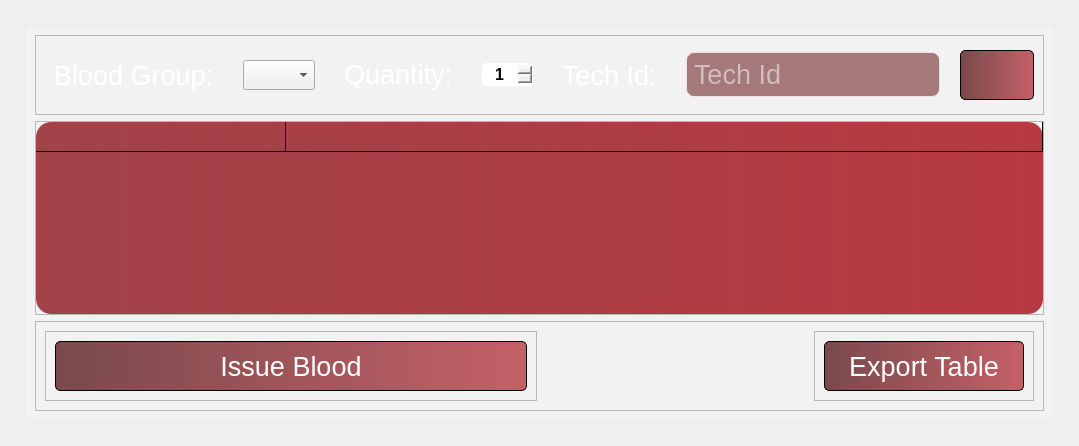
      <widget class="QWidget" name="Inventory">
       <attribute name="title">
        <string>Inventory</string>
       </attribute>
       <layout class="QVBoxLayout" name="verticalLayout_2">
        <property name="spacing">
         <number>6</number>
        </property>
        <property name="leftMargin">
         <number>25</number>
        </property>
        <property name="topMargin">
         <number>25</number>
        </property>
        <property name="rightMargin">
         <number>25</number>
        </property>
        <property name="bottomMargin">
         <number>25</number>
        </property>
        <item>
         <widget class="QFrame" name="frame_3">
          <property name="styleSheet">
           <string notr="true">*{border-image:none;
background-color: rgba(255, 255, 255, 50);}
</string>
          </property>
          <property name="frameShape">
           <enum>QFrame::StyledPanel</enum>
          </property>
          <property name="frameShadow">
           <enum>QFrame::Raised</enum>
          </property>
          <layout class="QVBoxLayout" name="verticalLayout_6">
           <item alignment="Qt::AlignTop">
            <widget class="QFrame" name="frame_6">
             <property name="minimumSize">
              <size>
               <width>0</width>
               <height>80</height>
              </size>
             </property>
             <property name="styleSheet">
              <string notr="true">background-color: none</string>
             </property>
             <property name="frameShape">
              <enum>QFrame::StyledPanel</enum>
             </property>
             <property name="frameShadow">
              <enum>QFrame::Raised</enum>
             </property>
             <layout class="QHBoxLayout" name="horizontalLayout_2">
              <property name="spacing">
               <number>20</number>
              </property>
              <item>
               <widget class="QLabel" name="label_2">
                <property name="font">
                 <font>
                  <family>MS Shell Dlg 2</family>
                  <pointsize>20</pointsize>
                  <weight>50</weight>
                  <italic>false</italic>
                  <bold>false</bold>
                 </font>
                </property>
                <property name="styleSheet">
                 <string notr="true">color: rgb(255, 255, 255);
padding: 2px;
</string>
                </property>
                <property name="text">
                 <string>Blood Group:</string>
                </property>
               </widget>
              </item>
              <item>
               <widget class="QComboBox" name="blood_group_filter">
                <property name="minimumSize">
                 <size>
                  <width>60</width>
                  <height>30</height>
                 </size>
                </property>
               </widget>
              </item>
              <item alignment="Qt::AlignVCenter">
               <widget class="QLabel" name="label_3">
                <property name="font">
                 <font>
                  <family>MS Shell Dlg 2</family>
                  <pointsize>20</pointsize>
                  <weight>50</weight>
                  <italic>false</italic>
                  <bold>false</bold>
                 </font>
                </property>
                <property name="styleSheet">
                 <string notr="true">color: rgb(255, 255, 255);
padding: 2px;
</string>
                </property>
                <property name="text">
                 <string>Quantity:</string>
                </property>
               </widget>
              </item>
              <item>
               <widget class="QSpinBox" name="quantity_spin_box">
                <property name="font">
                 <font>
                  <pointsize>12</pointsize>
                  <weight>75</weight>
                  <bold>true</bold>
                 </font>
                </property>
                <property name="styleSheet">
                 <string notr="true">border-radius: 4px;
padding:1px</string>
                </property>
                <property name="alignment">
                 <set>Qt::AlignCenter</set>
                </property>
                <property name="minimum">
                 <number>1</number>
                </property>
                <property name="maximum">
                 <number>500</number>
                </property>
               </widget>
              </item>
              <item>
               <widget class="QLabel" name="label_4">
                <property name="font">
                 <font>
                  <family>MS Shell Dlg 2</family>
                  <pointsize>20</pointsize>
                  <weight>50</weight>
                  <italic>false</italic>
                  <bold>false</bold>
                 </font>
                </property>
                <property name="styleSheet">
                 <string notr="true">color: rgb(255, 255, 255);
padding: 2px;
</string>
                </property>
                <property name="text">
                 <string>Tech Id:</string>
                </property>
               </widget>
              </item>
              <item>
               <widget class="QLineEdit" name="staff_id_line_edit">
                <property name="font">
                 <font>
                  <pointsize>20</pointsize>
                 </font>
                </property>
                <property name="styleSheet">
                 <string notr="true">color: rgb(255, 255, 255);
padding: 5px;
background-color: rgba(110, 34, 38, 150);
border: 1px solid rgba(255, 255, 255, 150);
border-radius: 8px;</string>
                </property>
                <property name="text">
                 <string/>
                </property>
                <property name="maxLength">
                 <number>9</number>
                </property>
                <property name="frame">
                 <bool>true</bool>
                </property>
                <property name="echoMode">
                 <enum>QLineEdit::Normal</enum>
                </property>
                <property name="placeholderText">
                 <string>Tech Id</string>
                </property>
               </widget>
              </item>
              <item alignment="Qt::AlignRight">
               <widget class="QPushButton" name="refresh_inventory_button">
                <property name="minimumSize">
                 <size>
                  <width>50</width>
                  <height>50</height>
                 </size>
                </property>
                <property name="font">
                 <font>
                  <pointsize>20</pointsize>
                 </font>
                </property>
                <property name="styleSheet">
                 <string notr="true">*{
	background-color: qlineargradient(spread:pad, x1:0, y1:0, x2:1, y2:0, stop:0 rgba(89, 27, 31, 200), stop:1 rgba(184, 57, 65, 200));
    border: 1px solid black;
	color: rgb(255, 255, 255);
	border-radius: 5px
}

*:hover{
background-color: qlineargradient(spread:pad, x1:0, y1:0, x2:1, y2:0, stop:0 rgba(200, 60, 69, 200), stop:1 rgba(184, 57, 65, 200));
    border: 1px solid black;
	color: rgb(255, 255, 255);
	border-radius: 5px
}

*:pressed{
	
	background-color: qlineargradient(spread:pad, x1:0, y1:0, x2:1, y2:0, stop:0 rgba(151, 45, 52, 227), stop:1 rgba(184, 57, 65, 255));
    border: 1px solid black;
	color: rgb(255, 255, 255);
	border-radius: 5px
}
</string>
                </property>
                <property name="text">
                 <string/>
                </property>
                <property name="icon">
                 <iconset resource="Main_Icons.qrc">
                  <normaloff>:/Button_Icons/Icons/refresh-page-option.png</normaloff>:/Button_Icons/Icons/refresh-page-option.png</iconset>
                </property>
               </widget>
              </item>
             </layout>
            </widget>
           </item>
           <item>
            <widget class="QFrame" name="frame_7">
             <property name="styleSheet">
              <string notr="true">background-color: none</string>
             </property>
             <property name="frameShape">
              <enum>QFrame::StyledPanel</enum>
             </property>
             <property name="frameShadow">
              <enum>QFrame::Raised</enum>
             </property>
             <layout class="QVBoxLayout" name="verticalLayout_8">
              <property name="spacing">
               <number>0</number>
              </property>
              <property name="leftMargin">
               <number>0</number>
              </property>
              <property name="topMargin">
               <number>0</number>
              </property>
              <property name="rightMargin">
               <number>0</number>
              </property>
              <property name="bottomMargin">
               <number>0</number>
              </property>
              <item>
               <widget class="QTableWidget" name="inventory_table">
                <property name="styleSheet">
                 <string notr="true">*{
		background-color: qlineargradient(spread:pad, x1:0, y1:0, x2:1, y2:0, stop:0 rgba(151, 45, 52, 227), stop:1 rgba(184, 57, 65, 255));
	alternate-background-color: rgb(41, 133, 129);
	border-radius: 15px;
	color: rgb(255, 255, 255);
}

 QHeaderView::section {
        background-color: rgb(180, 40, 38);
        color: white;
        padding: 4px;
        border: 1px solid black;
        font-weight: bold;
		border-radius: 10px;
		margin-left: 1px;
		text-align:center;
    }
</string>
                </property>
                <property name="editTriggers">
                 <set>QAbstractItemView::NoEditTriggers</set>
                </property>
                <property name="dragDropOverwriteMode">
                 <bool>false</bool>
                </property>
                <property name="alternatingRowColors">
                 <bool>true</bool>
                </property>
                <property name="selectionBehavior">
                 <enum>QAbstractItemView::SelectRows</enum>
                </property>
                <property name="showGrid">
                 <bool>true</bool>
                </property>
                <property name="sortingEnabled">
                 <bool>true</bool>
                </property>
                <property name="wordWrap">
                 <bool>false</bool>
                </property>
                <property name="cornerButtonEnabled">
                 <bool>false</bool>
                </property>
                <attribute name="horizontalHeaderVisible">
                 <bool>false</bool>
                </attribute>
                <attribute name="horizontalHeaderHighlightSections">
                 <bool>true</bool>
                </attribute>
                <attribute name="horizontalHeaderMinimumSectionSize">
                 <number>250</number>
                </attribute>
                <attribute name="horizontalHeaderStretchLastSection">
                 <bool>true</bool>
                </attribute>
                <attribute name="verticalHeaderVisible">
                 <bool>false</bool>
                </attribute>
                <row>
                 <property name="text">
                  <string>New Row</string>
                 </property>
                </row>
                <column>
                 <property name="text">
                  <string>Blood Group</string>
                 </property>
                 <property name="font">
                  <font>
                   <pointsize>14</pointsize>
                   <weight>75</weight>
                   <bold>true</bold>
                  </font>
                 </property>
                </column>
                <column>
                 <property name="text">
                  <string>Quantity Avilable</string>
                 </property>
                 <property name="font">
                  <font>
                   <pointsize>14</pointsize>
                   <weight>75</weight>
                   <bold>true</bold>
                  </font>
                 </property>
                </column>
               </widget>
              </item>
             </layout>
            </widget>
           </item>
           <item alignment="Qt::AlignBottom">
            <widget class="QFrame" name="frame_13">
             <property name="minimumSize">
              <size>
               <width>0</width>
               <height>50</height>
              </size>
             </property>
             <property name="styleSheet">
              <string notr="true">background-color: none;</string>
             </property>
             <property name="frameShape">
              <enum>QFrame::StyledPanel</enum>
             </property>
             <property name="frameShadow">
              <enum>QFrame::Raised</enum>
             </property>
             <layout class="QHBoxLayout" name="horizontalLayout_5">
              <item>
               <widget class="QFrame" name="frame_8">
                <property name="styleSheet">
                 <string notr="true">background-color: none</string>
                </property>
                <property name="frameShape">
                 <enum>QFrame::StyledPanel</enum>
                </property>
                <property name="frameShadow">
                 <enum>QFrame::Raised</enum>
                </property>
                <layout class="QVBoxLayout" name="verticalLayout_7">
                 <item>
                  <widget class="QPushButton" name="issue_blood_button">
                   <property name="minimumSize">
                    <size>
                     <width>200</width>
                     <height>50</height>
                    </size>
                   </property>
                   <property name="font">
                    <font>
                     <pointsize>20</pointsize>
                    </font>
                   </property>
                   <property name="styleSheet">
                    <string notr="true">*{
	background-color: qlineargradient(spread:pad, x1:0, y1:0, x2:1, y2:0, stop:0 rgba(89, 27, 31, 200), stop:1 rgba(184, 57, 65, 200));
    border: 1px solid black;
	color: rgb(255, 255, 255);
	border-radius: 5px
}

*:hover{
background-color: qlineargradient(spread:pad, x1:0, y1:0, x2:1, y2:0, stop:0 rgba(200, 60, 69, 200), stop:1 rgba(184, 57, 65, 200));
    border: 1px solid black;
	color: rgb(255, 255, 255);
	border-radius: 5px
}

*:pressed{
	
	background-color: qlineargradient(spread:pad, x1:0, y1:0, x2:1, y2:0, stop:0 rgba(151, 45, 52, 227), stop:1 rgba(184, 57, 65, 255));
    border: 1px solid black;
	color: rgb(255, 255, 255);
	border-radius: 5px
}
</string>
                   </property>
                   <property name="text">
                    <string>Issue Blood</string>
                   </property>
                  </widget>
                 </item>
                </layout>
               </widget>
              </item>
              <item alignment="Qt::AlignRight">
               <widget class="QFrame" name="frame_14">
                <property name="frameShape">
                 <enum>QFrame::StyledPanel</enum>
                </property>
                <property name="frameShadow">
                 <enum>QFrame::Raised</enum>
                </property>
                <layout class="QHBoxLayout" name="horizontalLayout_6">
                 <item>
                  <widget class="QPushButton" name="inventory_export_button">
                   <property name="minimumSize">
                    <size>
                     <width>200</width>
                     <height>50</height>
                    </size>
                   </property>
                   <property name="font">
                    <font>
                     <pointsize>20</pointsize>
                    </font>
                   </property>
                   <property name="styleSheet">
                    <string notr="true">*{
	background-color: qlineargradient(spread:pad, x1:0, y1:0, x2:1, y2:0, stop:0 rgba(89, 27, 31, 200), stop:1 rgba(184, 57, 65, 200));
    border: 1px solid black;
	color: rgb(255, 255, 255);
	border-radius: 5px
}

*:hover{
background-color: qlineargradient(spread:pad, x1:0, y1:0, x2:1, y2:0, stop:0 rgba(200, 60, 69, 200), stop:1 rgba(184, 57, 65, 200));
    border: 1px solid black;
	color: rgb(255, 255, 255);
	border-radius: 5px
}

*:pressed{
	
	background-color: qlineargradient(spread:pad, x1:0, y1:0, x2:1, y2:0, stop:0 rgba(151, 45, 52, 227), stop:1 rgba(184, 57, 65, 255));
    border: 1px solid black;
	color: rgb(255, 255, 255);
	border-radius: 5px
}
</string>
                   </property>
                   <property name="text">
                    <string>Export Table</string>
                   </property>
                  </widget>
                 </item>
                </layout>
               </widget>
              </item>
             </layout>
            </widget>
           </item>
          </layout>
         </widget>
        </item>
       </layout>
      </widget>
